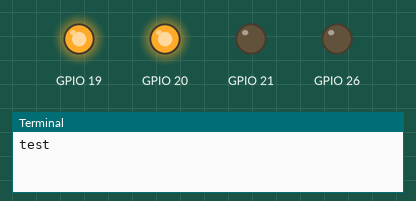
A program run on a simulated Raspberry Pi (BCM pin numbers). On the bench: output pins drawn as LEDs (lit = HIGH), the last lines printed to the terminal. At 2.0 s the program stops and its outputs stay as they are.

Above: at 0.1 s.
At 1.1 s:
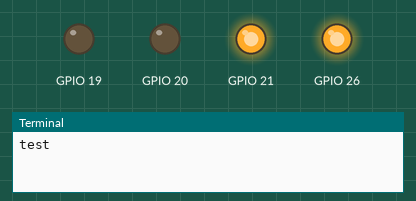
At 2.1 s:
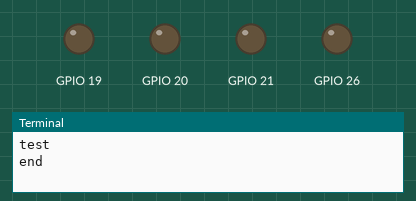
Timing chart, 0 to 3.5 s (numbered marks = the images above):
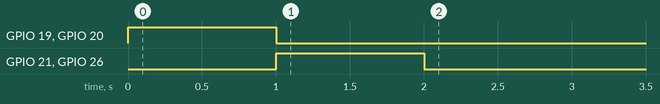

The program:

gpio.py
```python
import RPi.GPIO as gpio
import time

gpio.setmode(gpio.BCM)

gpio.setup(19, gpio.OUT)
gpio.setup(20, gpio.OUT)
gpio.setup(21, gpio.OUT)
gpio.setup(26, gpio.OUT)

gpio.output(19, gpio.HIGH)
gpio.output(26, gpio.LOW)

gpio.output(20, gpio.HIGH)
gpio.output(21, gpio.LOW)
print("test")
time.sleep(1)

gpio.output(19, gpio.LOW)
gpio.output(26, gpio.HIGH)

gpio.output(20, gpio.LOW)
gpio.output(21, gpio.HIGH)

time.sleep(1)

gpio.output(26, gpio.LOW)
gpio.output(21, gpio.LOW)
print("end")
gpio.cleanup()
```

Measured:
- by itself, GPIO 19, GPIO 20: LOW → HIGH at 0.00 s, → LOW 1.0 s later
- by itself, GPIO 21, GPIO 26: LOW → HIGH at 1.0 s, → LOW 1.0 s later
